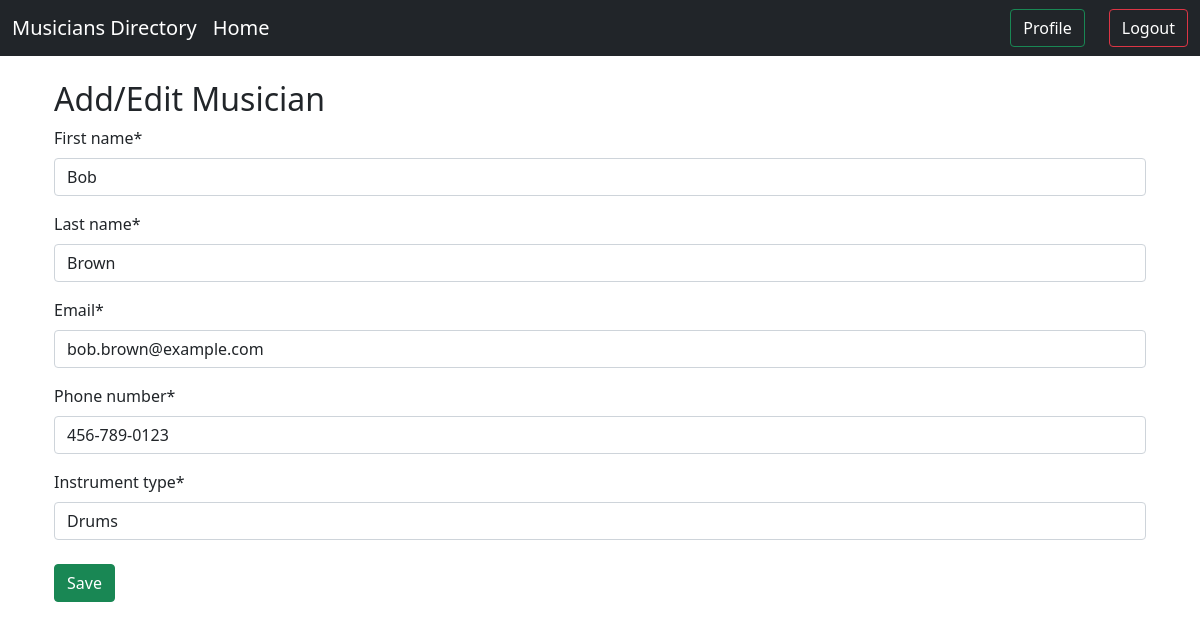
The app's page /musicians/edit-musician/13/ (signed in) with its own data.
### musicians/models.py (models this page shows, shortened)
class Musician(models.Model):
    first_name = models.CharField(max_length=100)
    last_name = models.CharField(max_length=100)
    email = models.EmailField()
    phone_number = models.CharField(max_length=15)
    instrument_type = models.CharField(max_length=100)

### musicians/views.py (the view, shortened to what this page needs)
# urls.py: path('edit-musician/<int:musician_id>/', EditMusicianView.as_view(), name='edit_musician'),
@method_decorator(login_required, name='dispatch')
class EditMusicianView(View):
    def get(self, request, musician_id):
        musician = get_object_or_404(Musician, id=musician_id)
        form = MusicianForm(instance=musician)
        return render(request, 'musician_form.html', {'form': form})

### musicians/forms.py
class MusicianForm(forms.ModelForm):
    class Meta:
        model = Musician
        fields = ['first_name', 'last_name', 'email', 'phone_number', 'instrument_type']

### musicians/templates/musician_form.html (shortened to what this page needs)
{% extends 'base.html' %}
{% load crispy_forms_tags %}
{% block body %}
<div class="container mt-4">
    <h2>Add/Edit Musician</h2>
    <form method="POST" class="form-group">
        {{ form|crispy }}
        <button type="submit" class="btn btn-success mt-2">Save</button>
    </form>
</div>
{% endblock %}

### records on screen
Musician: first_name "Bob", last_name "Brown", email "bob.brown@example.com", phone_number "456-789-0123", instrument_type "Drums"
